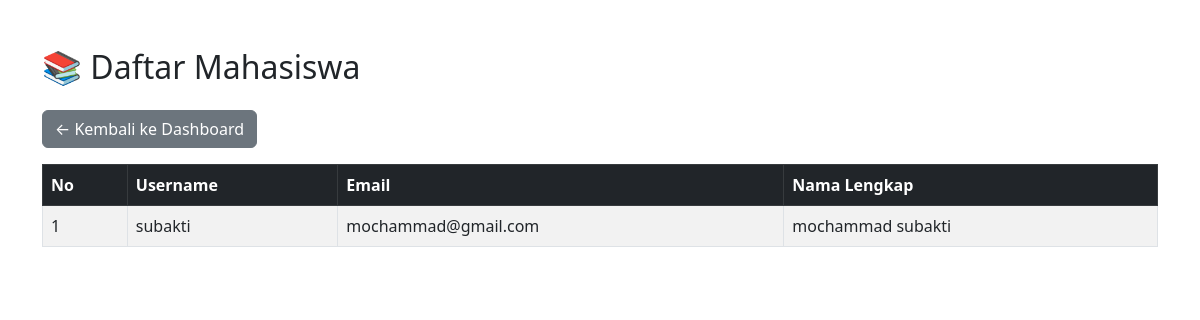
The app's page /mahasiswa_list.php (signed in) with its own data.
### tables this page shows
CREATE TABLE `users` (
  `id` int(11) NOT NULL,
  `username` varchar(50) NOT NULL,
  `password` varchar(255) NOT NULL,
  `role` enum('admin','mahasiswa') NOT NULL,
  `email` varchar(100) DEFAULT NULL,
  `nama` varchar(100) DEFAULT NULL
);

### mahasiswa_list.php (the view, shortened to what this page needs)
<?php
include 'koneksi.php';
$mahasiswa = mysqli_query($koneksi, "SELECT * FROM users WHERE role = 'mahasiswa'");
?>
<!DOCTYPE html>
<html>
<head>
    <link href="https://cdn.jsdelivr.net/npm/bootstrap@5.3.0/dist/css/bootstrap.min.css" rel="stylesheet">
</head>
<body>
<div class="container mt-5">
    <h2 class="mb-4">📚 Daftar Mahasiswa</h2>
    <a href="dashboard_admin.php" class="btn btn-secondary mb-3">← Kembali ke Dashboard</a>
    <table class="table table-bordered table-striped">
        <thead class="table-dark">
            <tr>
                <th>No</th>
                <th>Username</th>
                <th>Email</th>
                <th>Nama Lengkap</th>
            </tr>
        </thead>
        <tbody>
            <?php $no = 1; while ($row = mysqli_fetch_assoc($mahasiswa)): ?>
            <tr>
                <td><?= $no++ ?></td>
                <td><?= htmlspecialchars($row['username']) ?></td>
                <td><?= htmlspecialchars($row['email']) ?></td>
                <td><?= htmlspecialchars($row['nama']) ?></td>
            </tr>
            <?php endwhile; ?>
        </tbody>
    </table>
</div>
</body>
</html>

### records on screen
users: username "subakti", email "mochammad@gmail.com", nama "mochammad subakti"
